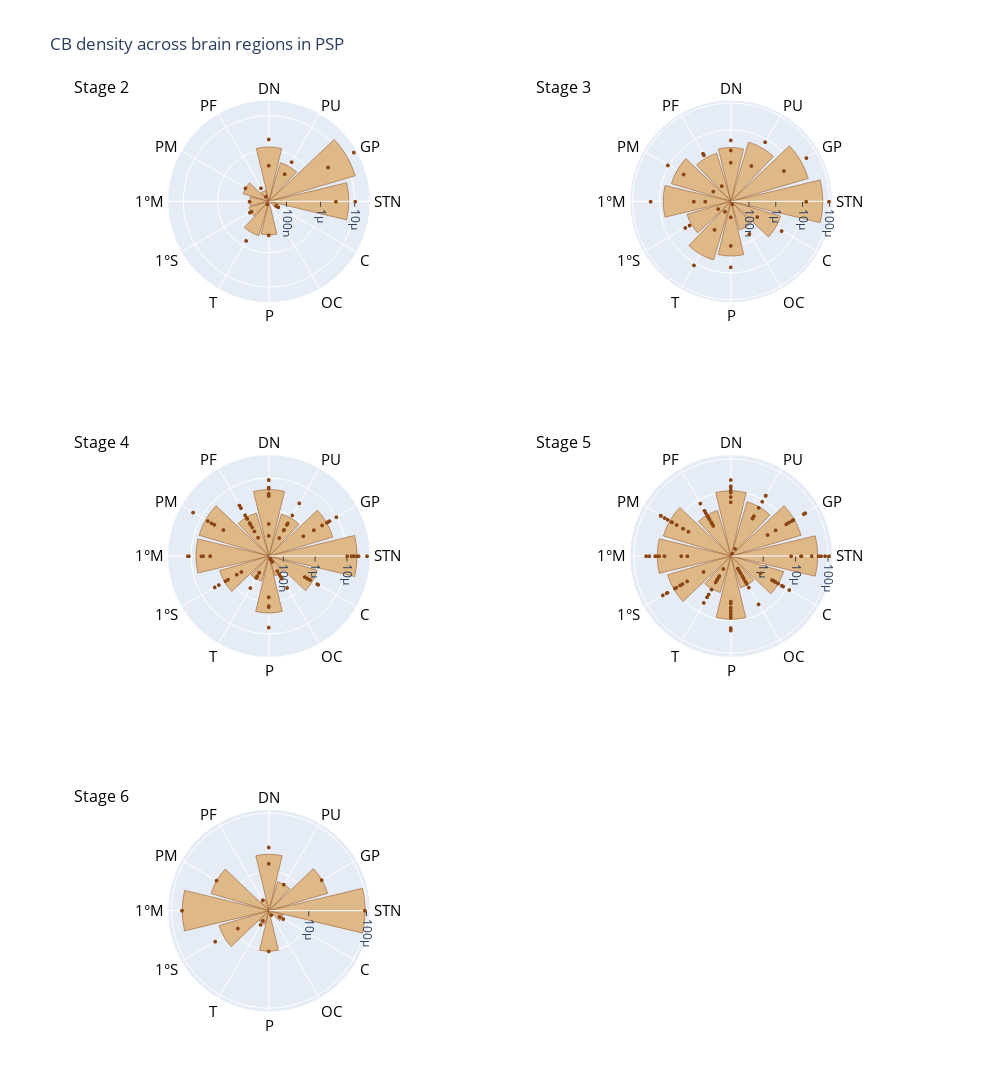

Here is the notebook cell this chart was saved with:
### Code cell
cb_plot = polar_plot(dict_subset=psp_stage_dict,
                     dict_mean=mean_CB_dict,
                     tau_type='CB_density',
                     val_add=0.00005,
                     anatomical_order=anatomical_order,
                     marker_colors=[],
                     marker_color='BurlyWood',
                     marker_line_color='saddlebrown',
                     title='CB density across brain regions in PSP',
                     tick_label=True,
                    fig_height=1200,
                    fig_width=1000,
                    tickangle_val=90)
cb_plot.show()

### Figure 1 — Plotly figure (JSON) as saved in the notebook; plotly's stock layout.template omitted (floating-point values rounded to 4 significant figures)
{"data": [{"marker": {"color": "BurlyWood", "line": {"color": "saddlebrown"}}, "name": "Tau density, stage 2", "r": [0, 5.969e-08, 6.664e-08, 1.124e-07, 1.262e-07, 1.887e-07, 2.992e-07, 3.46e-07, 4.691e-07, 1.207e-06, 6.753e-06, 1.332e-05], "showlegend": false, "subplot": "polar", "theta": ["OC", "C", "PF", "1°M", "1°S", "PM", "P", "T", "PU", "DN", "STN", "GP"], "type": "barpolar"}, {"marker": {"color": "saddlebrown", "size": 4}, "mode": "markers", "name": "Stage 2", "r": [8.796e-08, 6.543e-07, 2.992e-07, 6.507e-08, 1.185e-07, 4.532e-08, 0, 1.339e-07, 1.124e-07, 1.887e-07, 3.762e-08, 5.431e-08, 2.875e-06, 2.635e-07, 3.14e-06, 1.063e-05, 6.748e-07, 2.35e-05, 2.062e-06, 3.514e-07], "showlegend": false, "subplot": "polar", "theta": ["PF", "T", "P", "C", "1°S", "PF", "OC", "1°S", "1°M", "PM", "T", "C", "STN", "PU", "GP", "STN", "PU", "GP", "DN", "DN"], "type": "scatterpolargl"}, {"marker": {"color": "BurlyWood", "line": {"color": "saddlebrown"}}, "name": "Tau density, stage 3", "r": [2.776e-07, 1.097e-06, 1.585e-06, 1.809e-06, 2.177e-06, 2.35e-06, 4.108e-06, 4.3e-06, 4.462e-06, 7.241e-06, 2.169e-05, 5.687e-05], "showlegend": false, "subplot": "polar2", "theta": ["OC", "1°S", "PF", "C", "DN", "P", "T", "PU", "PM", "1°M", "GP", "STN"], "type": "barpolar"}, {"marker": {"color": "saddlebrown", "size": 4}, "mode": "markers", "name": "Stage 3", "r": [1.277e-06, 5.117e-07, 2.311e-06, 9.55e-07, 5.276e-07, 1.192e-05, 3.321e-06, 2.515e-06, 2.14e-06, 1.941e-06, 2.102e-05, 1.095e-05, 6.014e-06, 3.471e-07, 1.912e-07, 1.216e-07, 8.153e-08, 1.003e-07, 2.76e-08, 5.765e-08, 2.966e-07, 7.443e-08, 7.409e-07, 1.398e-05, 4.209e-06, 9.976e-05, 7.86e-06, 3.917e-05, 1.756e-06, 4.161e-06, 6.153e-07], "showlegend": false, "subplot": "polar2", "theta": ["1°S", "1°M", "PM", "P", "OC", "T", "C", "PF", "PF", "1°S", "1°M", "PM", "P", "T", "1°M", "PM", "P", "PF", "OC", "T", "C", "1°S", "PU", "STN", "GP", "STN", "PU", "GP", "DN", "DN", "DN"], "type": "scatterpolargl"}, {"marker": {"color": "BurlyWood", "line": {"color": "saddlebrown"}}, "name": "Tau density, stage 4", "r": [1.566e-07, 2.357e-07, 8.37e-07, 9.118e-07, 1.349e-06, 1.466e-06, 2.196e-06, 4.346e-06, 4.387e-06, 6.976e-06, 7.045e-06, 2.077e-05], "showlegend": false, "subplot": "polar3", "theta": ["OC", "T", "PU", "PF", "C", "1°S", "P", "DN", "GP", "PM", "1°M", "STN"], "type": "barpolar"}, {"marker": {"color": "saddlebrown", "size": 4}, "mode": "markers", "name": "Stage 4", "r": [5.721e-08, 1.671e-07, 2.459e-06, 4.546e-08, 1.617e-07, 5.005e-07, 2.832e-07, 1.228e-07, 5.145e-07, 4.122e-06, 6.955e-07, 1.895e-07, 1.134e-06, 2.296e-06, 4.65e-06, 1.994e-05, 6.218e-06, 1.096e-06, 2.323e-07, 2.165e-07, 8.948e-07, 1.97e-07, 8.727e-07, 3.26e-06, 1.243e-05, 3.33e-06, 1.417e-06, 2.176e-07, 2.218e-06, 1.315e-06, 1.156e-05, 5.789e-06, 1.317e-06, 1.395e-07, 7.215e-07, 4.4e-08, 3.943e-07, 4.569e-08, 5.67e-07, 1.435e-07, 1.975e-06, 5.035e-07, 3.482e-07, 4.25e-06, 2.043e-06, 8.026e-07, 1.062e-06, 2.465e-06, 1.573e-06, 1.332e-06, 5.073e-07, 1.084e-06, 2.952e-06, 1.674e-05, 5.725e-06, 1.039e-05, 1.622e-07, 6.383e-07, 2.387e-05, 3.227e-07, 5.071e-06, 1.424e-05, 1.072e-06, 1.01e-05, 4.375e-05, 5.522e-07, 4.583e-06, 1.534e-05, 4.898e-07, 3.063e-06, 2.102e-05, 3.079e-07, 1.531e-06, 3.251e-06, 4.755e-06, 8.902e-06, 8.764e-06, 2.78e-06, 5.111e-06, 3.653e-07, 1.553e-07, 5.029e-06], "showlegend": false, "subplot": "polar3", "theta": ["OC", "PF", "PF", "OC", "OC", "PF", "PF", "OC", "1°S", "1°M", "P", "T", "C", "1°S", "1°M", "PM", "P", "PF", "OC", "T", "C", "OC", "PF", "1°S", "1°M", "PM", "P", "T", "C", "1°S", "1°M", "PM", "P", "T", "C", "OC", "PF", "OC", "PF", "T", "PF", "OC", "1°S", "PM", "C", "PF", "1°S", "1°M", "PM", "P", "T", "C", "PU", "STN", "GP", "STN", "PU", "GP", "STN", "PU", "GP", "STN", "PU", "GP", "STN", "PU", "GP", "STN", "PU", "GP", "STN", "PU", "GP", "DN", "DN", "DN", "DN", "DN", "DN", "DN", "DN", "DN"], "type": "scatterpolargl"}, {"marker": {"color": "BurlyWood", "line": {"color": "saddlebrown"}}, "name": "Tau density, stage 5", "r": [1.075e-06, 1.526e-06, 2.958e-06, 5.012e-06, 5.676e-06, 9.17e-06, 1.044e-05, 1.112e-05, 1.527e-05, 1.824e-05, 1.917e-05, 4.785e-05], "showlegend": false, "subplot": "polar4", "theta": ["OC", "T", "PF", "C", "PU", "P", "DN", "1°S", "PM", "GP", "1°M", "STN"], "type": "barpolar"}, {"marker": {"color": "saddlebrown", "size": 4}, "mode": "markers", "name": "Stage 5", "r": [2.107e-06, 2.789e-07, 1.604e-06, 5.159e-07, 5.343e-06, 2.063e-05, 8.648e-06, 7.418e-06, 4.247e-06, 1.336e-06, 6.907e-07, 4.924e-06, 6.029e-07, 1.829e-05, 3.125e-05, 2.004e-05, 4.676e-06, 1.237e-05, 2.681e-06, 9.851e-07, 9.483e-07, 1.896e-05, 7.429e-07, 3.791e-06, 3.434e-06, 2.966e-06, 4.178e-06, 8.934e-06, 1.66e-05, 2.326e-05, 3.946e-06, 3.95e-06, 1.314e-05, 2.359e-06, 7.655e-06, 2.211e-06, 3.235e-05, 2.549e-06, 3.298e-06, 4.086e-07, 2.811e-06, 3.379e-07, 1.23e-06, 5.309e-06, 2.683e-05, 1.255e-05, 3.319e-05, 8.142e-06, 5.757e-07, 6.747e-06, 2.38e-06, 8.374e-07, 1.96e-05, 4.164e-05, 1.803e-05, 1.672e-05, 5.185e-07, 7.521e-06, 8.27e-07, 3.499e-06, 6.479e-06, 2.2e-05, 5.061e-06, 4.928e-06, 1.571e-06, 2.993e-06, 1.439e-06, 6.527e-07, 3.65e-06, 2.152e-05, 5.134e-06, 6.044e-06, 2.892e-07, 1.169e-06, 1.128e-05, 3.286e-06, 1.003e-05, 2.951e-06, 1.662e-06, 8.117e-07, 8.709e-07, 3.352e-06, 1.504e-05, 1.258e-07, 4.045e-06, 8.306e-05, 4.09e-05, 1.439e-05, 3.208e-05, 1.865e-07, 1.173e-05, 0.0001098, 1.479e-05, 4.614e-05, 5.213e-05, 2.276e-06, 9.628e-06, 6.302e-05, 1.75e-05, 8.929e-06, 5.254e-05, 5.409e-06, 1.481e-05, 7.419e-06, 2.733e-06, 2.087e-06, 1.553e-05, 2.242e-06, 1.734e-05, 9.908e-06, 2.295e-05, 9.602e-06, 4.721e-06, 0, 1.11e-05, 1.146e-05, 1.475e-05, 9.368e-06, 1.411e-05, 6.826e-06], "showlegend": false, "subplot": "polar4", "theta": ["PF", "OC", "PF", "OC", "1°S", "1°M", "PM", "P", "PF", "OC", "T", "C", "OC", "1°S", "PM", "P", "T", "C", "PF", "OC", "1°S", "P", "T", "C", "1°M", "T", "PF", "1°S", "1°M", "PM", "P", "C", "PM", "T", "PF", "1°M", "PM", "P", "C", "OC", "PF", "OC", "PF", "OC", "1°S", "PM", "1°M", "P", "T", "C", "PF", "OC", "1°S", "1°M", "PM", "P", "T", "C", "OC", "PF", "1°S", "1°M", "PM", "P", "T", "C", "PF", "OC", "1°S", "1°M", "PM", "P", "T", "C", "1°M", "PM", "1°S", "P", "PF", "OC", "T", "C", "STN", "PU", "GP", "STN", "GP", "PU", "STN", "PU", "GP", "STN", "PU", "GP", "STN", "PU", "GP", "STN", "GP", "PU", "STN", "PU", "GP", "STN", "PU", "GP", "STN", "PU", "GP", "DN", "DN", "DN", "DN", "DN", "DN", "DN", "DN", "DN", "DN", "DN"], "type": "scatterpolargl"}, {"marker": {"color": "BurlyWood", "line": {"color": "saddlebrown"}}, "name": "Tau density, stage 6", "r": [2.514e-06, 3.315e-06, 3.607e-06, 3.689e-06, 6.842e-06, 1.041e-05, 1.635e-05, 1.948e-05, 2.276e-05, 2.347e-05, 6.527e-05, 9.511e-05], "showlegend": false, "subplot": "polar5", "theta": ["OC", "PF", "T", "C", "PU", "P", "1°S", "DN", "PM", "GP", "1°M", "STN"], "type": "barpolar"}, {"marker": {"color": "saddlebrown", "size": 4}, "mode": "markers", "name": "Stage 6", "r": [3.315e-06, 2.514e-06, 2.418e-05, 3.941e-06, 4.001e-06, 8.524e-06, 6.527e-05, 2.276e-05, 1.041e-05, 3.272e-06, 3.377e-06, 9.511e-05, 6.842e-06, 2.347e-05, 1.336e-05, 2.559e-05], "showlegend": false, "subplot": "polar5", "theta": ["PF", "OC", "1°S", "T", "C", "1°S", "1°M", "PM", "P", "T", "C", "STN", "PU", "GP", "DN", "DN"], "type": "scatterpolargl"}], "layout": {"annotations": [{"font": {"color": "black", "size": 16}, "showarrow": false, "text": "Stage 2", "x": 0.025, "xanchor": "center", "xref": "paper", "y": 1, "yanchor": "bottom", "yref": "paper"}, {"font": {"color": "black", "size": 16}, "showarrow": false, "text": "Stage 3", "x": 0.575, "xanchor": "center", "xref": "paper", "y": 1, "yanchor": "bottom", "yref": "paper"}, {"font": {"color": "black", "size": 16}, "showarrow": false, "text": "Stage 4", "x": 0.025, "xanchor": "center", "xref": "paper", "y": 0.6111, "yanchor": "bottom", "yref": "paper"}, {"font": {"color": "black", "size": 16}, "showarrow": false, "text": "Stage 5", "x": 0.575, "xanchor": "center", "xref": "paper", "y": 0.6111, "yanchor": "bottom", "yref": "paper"}, {"font": {"color": "black", "size": 16}, "showarrow": false, "text": "Stage 6", "x": 0.025, "xanchor": "center", "xref": "paper", "y": 0.2222, "yanchor": "bottom", "yref": "paper"}], "height": 1200, "polar": {"angularaxis": {"categoryarray": ["STN", "GP", "PU", "DN", "PF", "PM", "1°M", "1°S", "T", "P", "OC", "C"], "color": "black", "tickfont": {"size": 15}}, "domain": {"x": [0, 0.45], "y": [0.7778, 1]}, "radialaxis": {"dtick": 1, "range": [null, -3.838], "showticklabels": true, "tickangle": 90, "ticks": "outside", "type": "log"}}, "polar2": {"angularaxis": {"categoryarray": ["STN", "GP", "PU", "DN", "PF", "PM", "1°M", "1°S", "T", "P", "OC", "C"], "color": "black", "tickfont": {"size": 15}}, "domain": {"x": [0.55, 1], "y": [0.7778, 1]}, "radialaxis": {"dtick": 1, "range": [null, -3.838], "showticklabels": true, "tickangle": 90, "ticks": "outside", "type": "log"}}, "polar3": {"angularaxis": {"categoryarray": ["STN", "GP", "PU", "DN", "PF", "PM", "1°M", "1°S", "T", "P", "OC", "C"], "color": "black", "tickfont": {"size": 15}}, "domain": {"x": [0, 0.45], "y": [0.3889, 0.6111]}, "radialaxis": {"dtick": 1, "range": [null, -3.838], "showticklabels": true, "tickangle": 90, "ticks": "outside", "type": "log"}}, "polar4": {"angularaxis": {"categoryarray": ["STN", "GP", "PU", "DN", "PF", "PM", "1°M", "1°S", "T", "P", "OC", "C"], "color": "black", "tickfont": {"size": 15}}, "domain": {"x": [0.55, 1], "y": [0.3889, 0.6111]}, "radialaxis": {"dtick": 1, "range": [null, -3.838], "showticklabels": true, "tickangle": 90, "ticks": "outside", "type": "log"}}, "polar5": {"angularaxis": {"categoryarray": ["STN", "GP", "PU", "DN", "PF", "PM", "1°M", "1°S", "T", "P", "OC", "C"], "color": "black", "tickfont": {"size": 15}}, "domain": {"x": [0, 0.45], "y": [0, 0.2222]}, "radialaxis": {"dtick": 1, "range": [null, -3.838], "showticklabels": true, "tickangle": 90, "ticks": "outside", "type": "log"}}, "polar6": {"domain": {"x": [0.55, 1], "y": [0, 0.2222]}}, "title": {"text": "CB density across brain regions in PSP"}, "width": 1000}}
